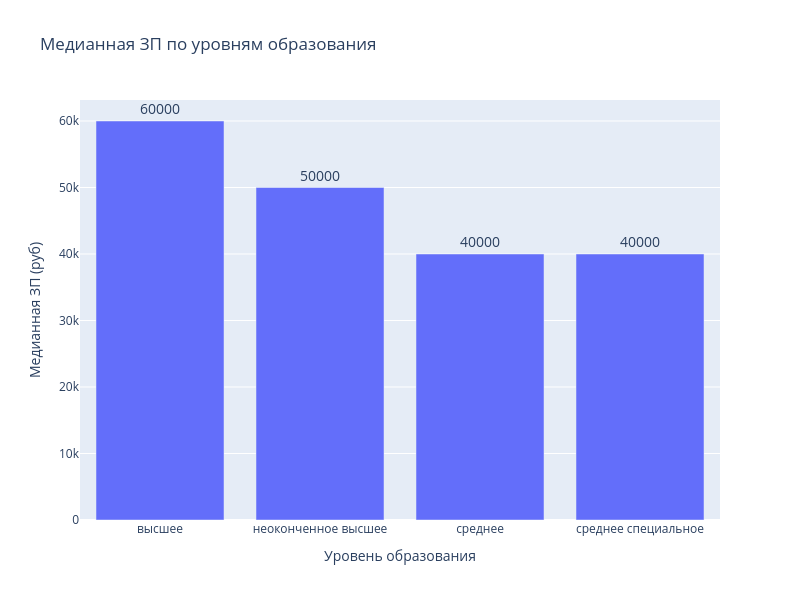

The notebook cell this image was saved under:
### Markdown cell above
4. Постройте диаграмму, которая показывает зависимость **медианной** желаемой заработной платы (**"salary_rub"**) от уровня образования (**"Образование"**). Используйте для диаграммы данные о резюме, где желаемая заработная плата меньше 1 млн рублей.
*Сделайте выводы по представленной диаграмме: для каких уровней образования наблюдаются наибольшие и наименьшие уровни желаемой заработной платы? Как вы считаете, важен ли признак уровня образования при построении модели зарплаты?*

### Code cell
filtered_data = hh_database[hh_database['salary_rub'] < 1_000_000] # Отбираем только ЗП < 1 млн

median_salary = filtered_data.groupby('Образование', as_index=False)['salary_rub'].median() # Группируем по образованию и считаем медиану
median_salary.rename(columns={'salary_rub': 'Медианная ЗП'}, inplace=True) # Переименование столбца

# График
fig = px.bar(
    median_salary,
    x='Образование',
    y='Медианная ЗП',
    text='Медианная ЗП', # Цифры ЗП над столбцами 
    title='Медианная ЗП по уровням образования',
    labels={'Образование': 'Уровень образования', 'Медианная ЗП': 'Медианная ЗП (руб)'}
)

fig.update_traces(
    textposition='outside', # Размещение текста над столбцом
    textfont_size=14
).update_layout(
    height=600,
    width=800
)

fig.show() 

# Сохранение графика в HTML
fig.write_html(VIZ_DIR / "median_salary_by_education.html")

### Figure 1 — Plotly figure (JSON) as saved in the notebook; plotly's stock layout.template omitted (floating-point values rounded to 4 significant figures)
{"data": [{"hovertemplate": "Уровень образования=%{x}<br>Медианная ЗП (руб)=%{text}<extra></extra>", "legendgroup": "", "marker": {"color": "#636efa", "pattern": {"shape": ""}}, "name": "", "orientation": "v", "showlegend": false, "text": [60000.0, 50000.0, 40000.0, 40000.0], "textfont": {"size": 14}, "textposition": "outside", "type": "bar", "x": ["высшее", "неоконченное высшее", "среднее", "среднее специальное"], "xaxis": "x", "y": [60000.0, 50000.0, 40000.0, 40000.0], "yaxis": "y"}], "layout": {"barmode": "relative", "height": 600, "legend": {"tracegroupgap": 0}, "title": {"text": "Медианная ЗП по уровням образования"}, "width": 800, "xaxis": {"anchor": "y", "domain": [0, 1], "title": {"text": "Уровень образования"}}, "yaxis": {"anchor": "x", "domain": [0, 1], "title": {"text": "Медианная ЗП (руб)"}}}}
